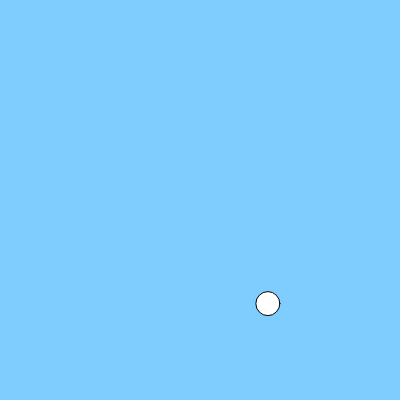
Frame 1 (no input)
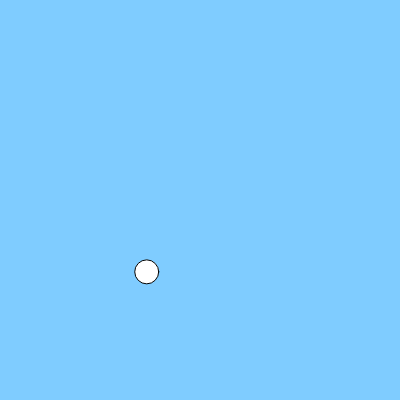
Frame 60 (no input)
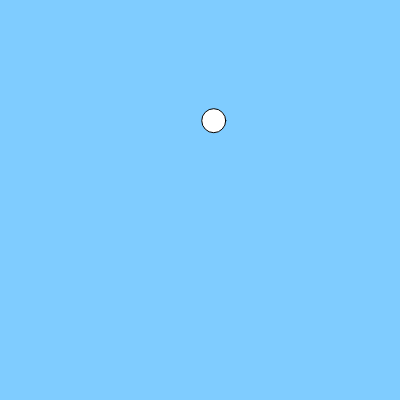
Frame 120 (the mouse pressed at the canvas centre since frame 60)

The p5.js sketch that drew these frames (run headless with seeded random() and noise() and a simulated clock; from frame 60 on, the mouse is pressed at the canvas centre):

// p5.js sketch
// ── sketch.js
function setup() {
  createCanvas(400, 400);
}

var xoff1 = 0;
var xoff2 = 10000; 

function draw() {
  background(127, 204, 255);

  var x = map(noise(xoff1), 0,1,0, width);
  var y = map(noise(xoff2), 0,1,0, height);
  
  xoff1 += 0.02;
  xoff2 += 0.02
  ellipse(x,y,24,24);
  //noLoop();
}
